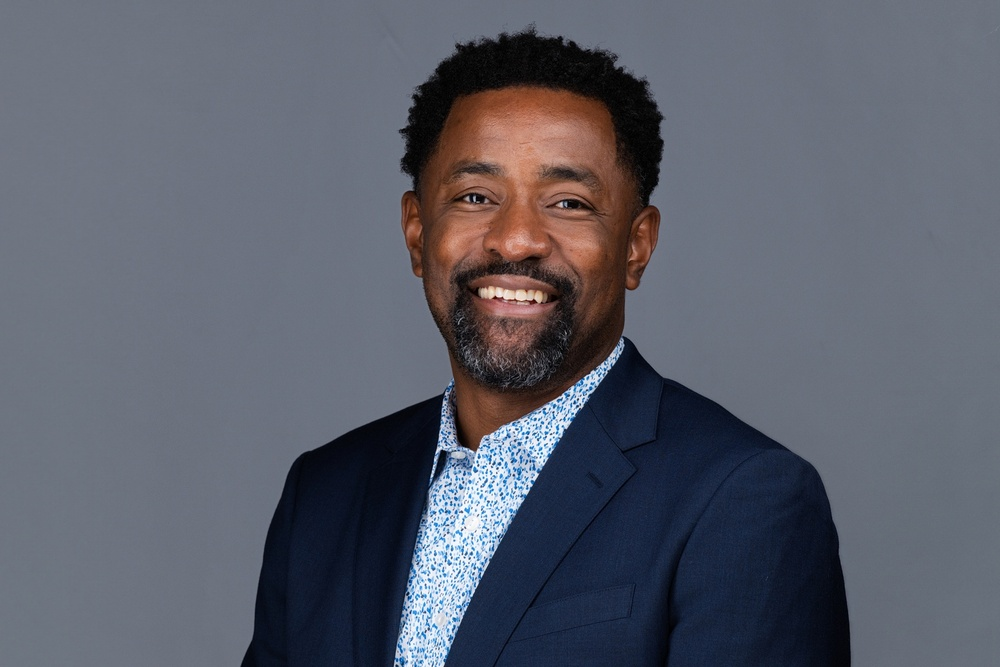
#> input picture Reference Images/Joe Sargent Headshot 26.JPG, 1000 x 667 px, shrunk from 1800 x 1200 before the run
$ python remove_bg.py
#> lines starting #> are read from the running program, lines starting #| are printed output that depends on the picture; after the words box and inside, x2 and y2 are one past the last pixel; in counts of white or black regions, pixels touching at a corner belong together
"""
Remove the studio gray background from the headshot.
Samples multiple background regions (edges + interior corners of the backdrop)
and uses a larger per-pixel tolerance to handle the vignette falloff.
"""
from PIL import Image, ImageFilter
import numpy as np
from collections import deque

SRC  = "Reference Images/Joe Sargent Headshot 26.JPG"
DEST = "Reference Images/Joe Sargent Headshot 26 cutout.png"

img  = Image.open(SRC).convert("RGBA")
data = np.array(img, dtype=np.float32)
h, w = data.shape[:2]
#> h = 667; w = 1000

# ── Sample background from multiple areas of the backdrop ─────────────────
# Top-center (lightest part), upper corners, and left/right mid-edge
sample_coords = [
    (20, w//2),           # top-center  (lightest)
    (20, w//4),           # top-left quarter
    (20, 3*w//4),         # top-right quarter
    (10, 10),             # corner
    (10, w-10),           # corner
    (h//3, 5),            # left edge mid
    (h//3, w-5),          # right edge mid
]
samples = [data[y, x, :3] for y, x in sample_coords]
#> samples = [[106, 114, 127], [106, 112, 124], [106, 112, 124], [110, 116, 128], [107, 113, 125], [111, 117, 129], [107, 113, 125]]
bg = np.mean(samples, axis=0)
#> bg = [107.6, 113.9, 126]
print(f"Background colour: rgb({int(bg[0])},{int(bg[1])},{int(bg[2])})")
#| Background colour: rgb(107,113,126)

# ── Global per-pixel distance mask (handles the vignette gradient) ─────────
THRESHOLD = 52   # generous — the backdrop varies ~40 units across the frame

rgb = data[:, :, :3]                         # shape (h, w, 3)
dist = np.linalg.norm(rgb - bg, axis=2)      # per-pixel distance from bg colour
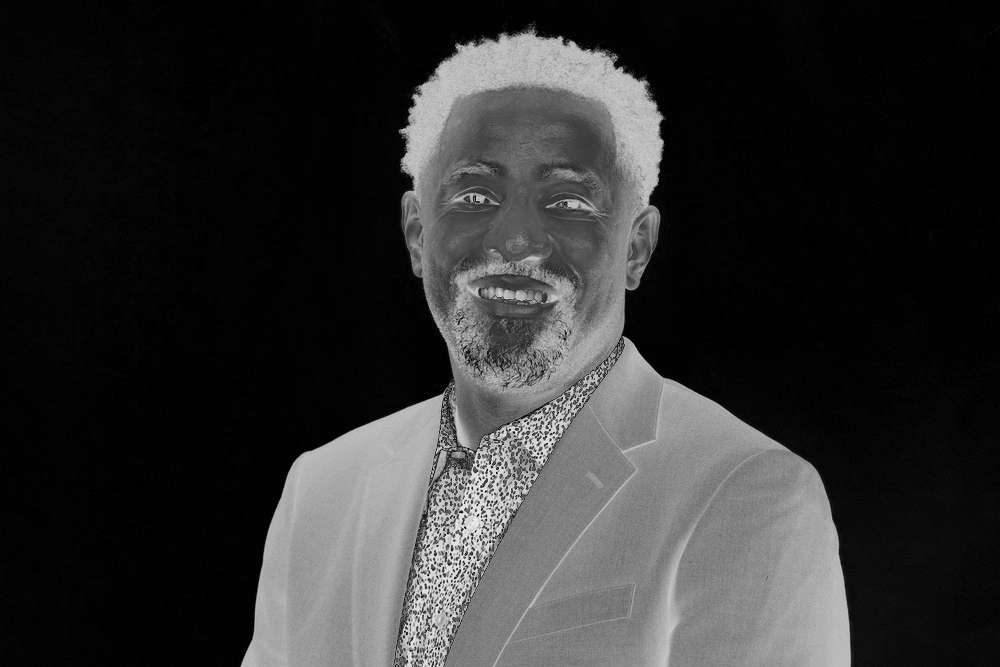
#> dist: shape (667, 1000) float32; min 0.452, max 241.4, mean 48.3

# First pass: mark all pixels within threshold as candidate background
candidate = dist < THRESHOLD
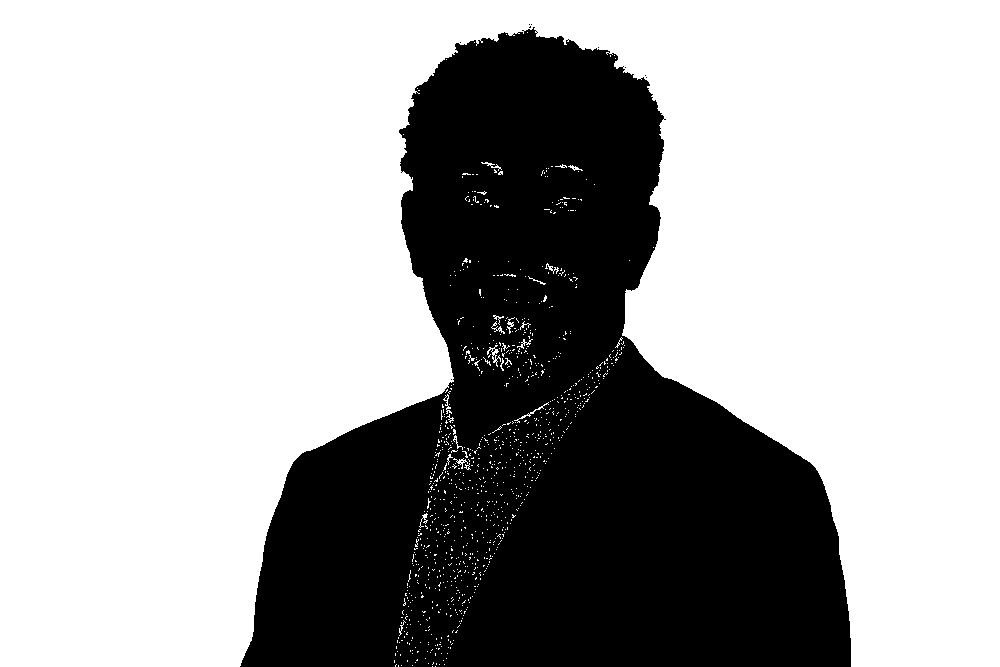
#> candidate: shape (667, 1000) bool; 66.8% white; 13 black regions (12 under 20 px), largest, box (x1, y1, x2, y2) and area: (240, 27, 851, 667) 221224

# ── Flood-fill from edges to keep only CONNECTED background regions ────────
# This prevents interior areas (e.g. grey parts of clothing) from being erased
visited = np.zeros((h, w), dtype=bool)
is_bg   = np.zeros((h, w), dtype=bool)

queue = deque()
for x in range(w):
    queue.append((0, x));  queue.append((h-1, x))
for y in range(h):
    queue.append((y, 0));  queue.append((y, w-1))

while queue:
    y, x = queue.popleft()
    if y < 0 or y >= h or x < 0 or x >= w or visited[y, x]:
        continue
    visited[y, x] = True
    if candidate[y, x]:
        is_bg[y, x] = True
        queue.extend([(y+1,x),(y-1,x),(y,x+1),(y,x-1)])
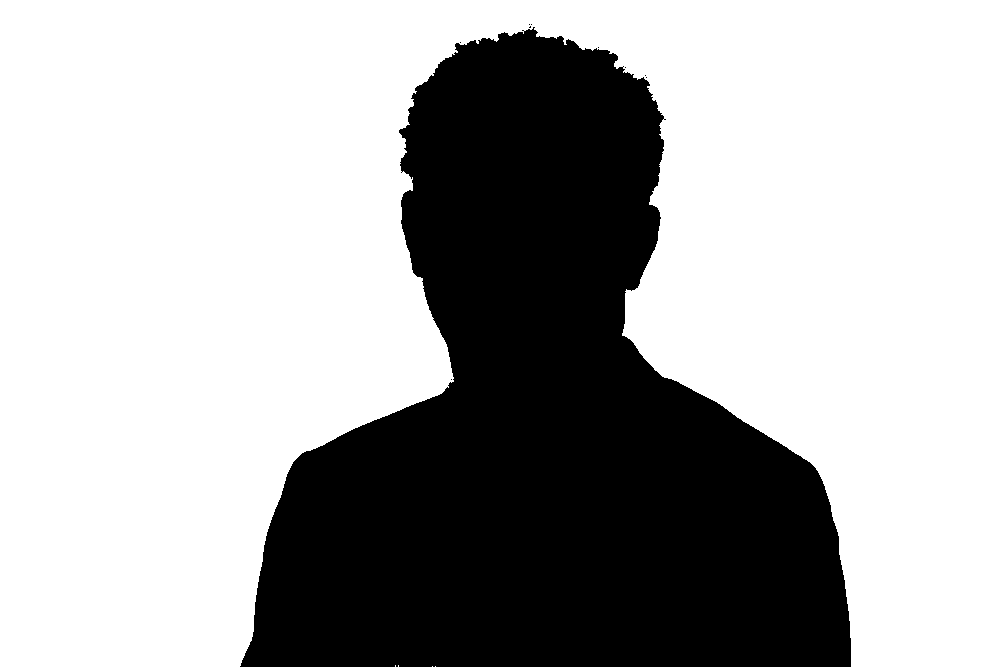
#> is_bg: shape (667, 1000) bool; 66.4% white; 10 black regions (9 under 20 px), largest, box (x1, y1, x2, y2) and area: (240, 27, 851, 667) 224341
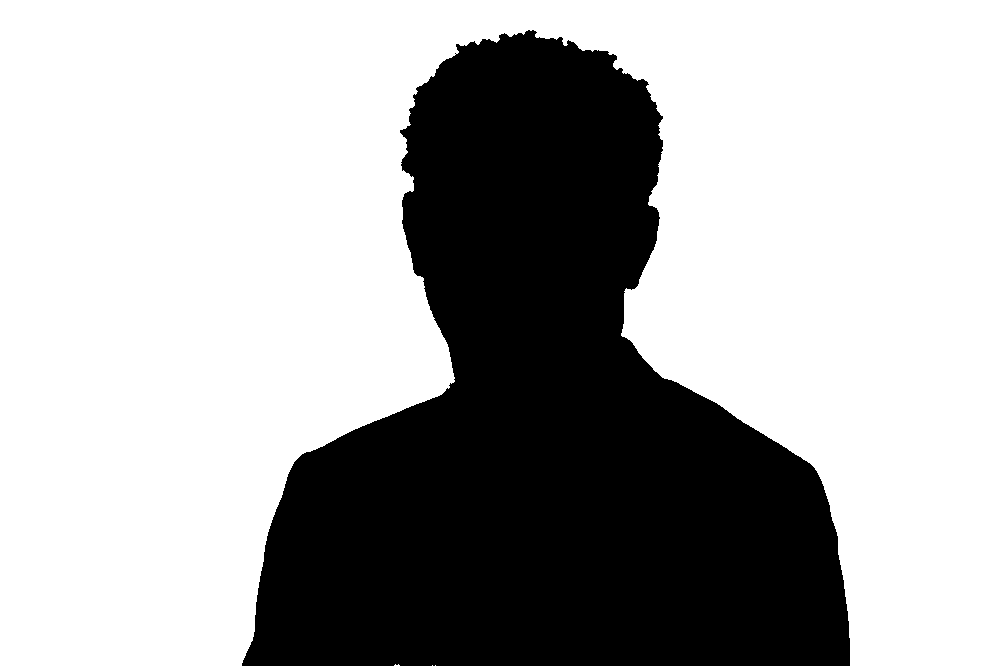
#> visited: shape (667, 1000) bool; 66.7% white; 1 black region, box (x1, y1, x2, y2) and area: (242, 30, 850, 666) 222005

# ── Soft alpha: full background → 0, soft fringe via distance ─────────────
alpha = np.where(is_bg, 0, 255).astype(np.uint8)

alpha_img = Image.fromarray(alpha, 'L')
alpha_img = alpha_img.filter(ImageFilter.MaxFilter(3))      # recover thin edges
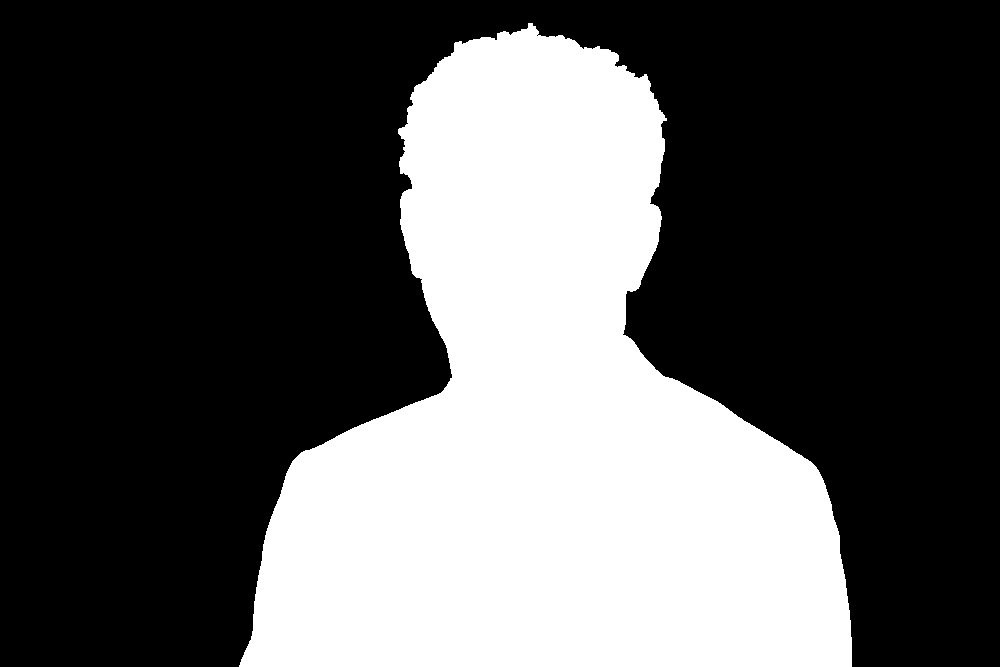
#> alpha_img: PIL image 1000x667 L; 34% white; 1 white region, box (x1, y1, x2, y2) and area: (239, 23, 852, 667) 226781
alpha_img = alpha_img.filter(ImageFilter.GaussianBlur(1.8)) # smooth fringe

result = img.copy()
result.putalpha(alpha_img)
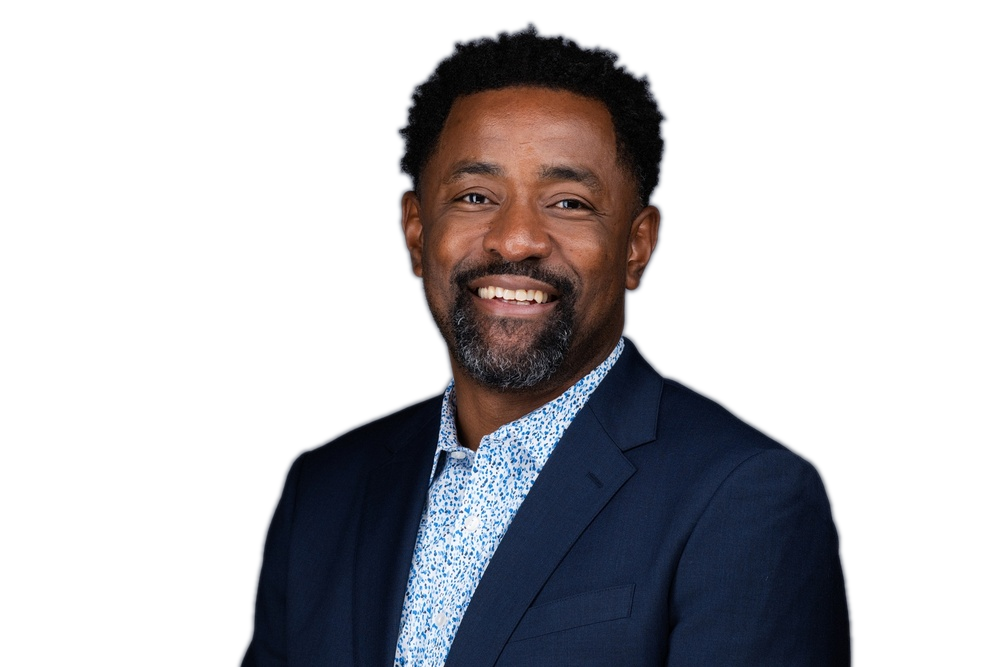
#> result: PIL image 1000x667 RGBA; mean R, G, B, A 90.6, 94, 105.7, 86.7; transparent parts drawn white
result.save(DEST, "PNG")
print(f"Saved → {DEST}")
